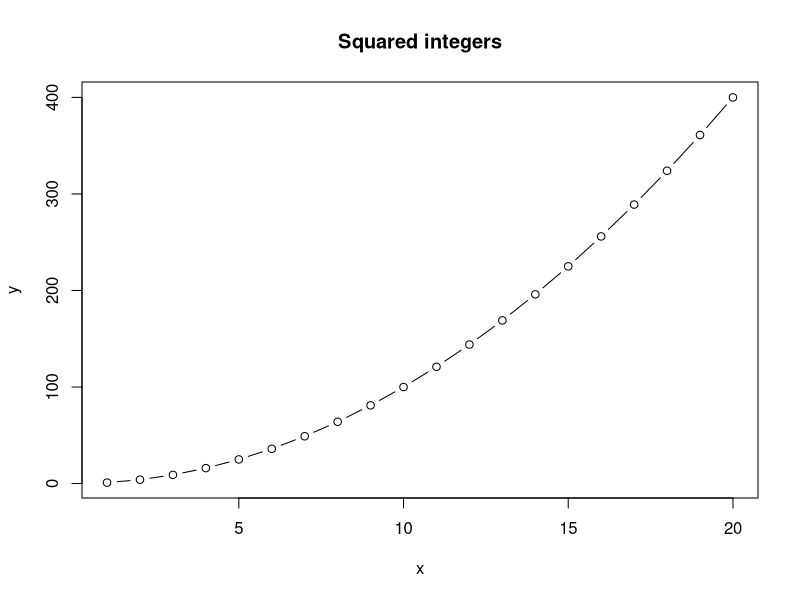

The R source for this figure:
## This is a R script 
## Run this code to make a plot of x and x^2 for the integers from 1 to 10

x <- 1:20
y <- x^2


plot(x,y, type = "b", main = "Squared integers")
## CHANGES